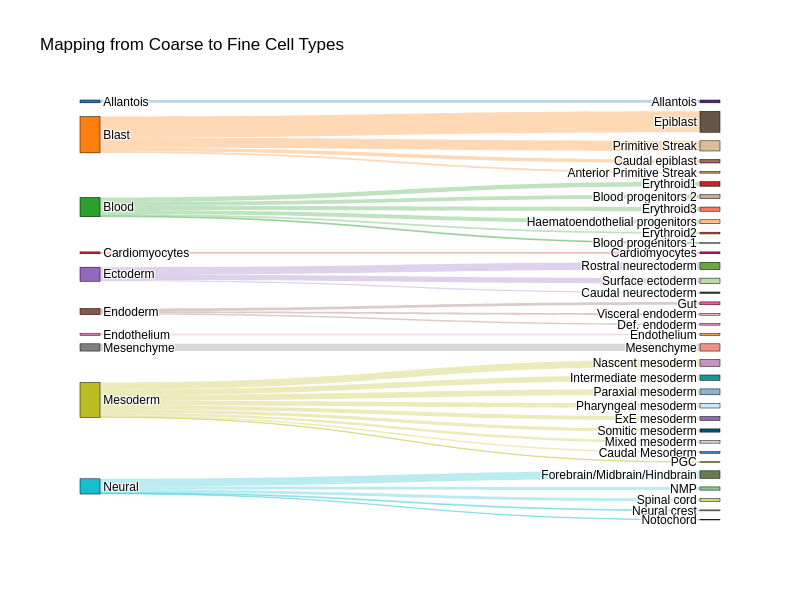

Notebook code for this chart:
### Markdown cell above
桑基图

### Code cell
import plotly.graph_objects as go
from matplotlib.colors import to_hex, to_rgba


def plot_sankey(adata, source_col, target_col, title="Sankey Diagram"):
    """
    绘制桑基图，支持 Scanpy 颜色配置
    """
    # 提取数据
    df = adata.obs[[source_col, target_col]].copy()

    # 获取颜色映射辅助函数
    def get_color_map(col):
        # 尝试从 adata.uns 中获取 Scanpy 风格的颜色
        # Scanpy 通常存储在 "key_colors" 中
        uns_key = f"{col}_colors"
        if uns_key in adata.uns and hasattr(adata.obs[col], "cat"):
            categories = adata.obs[col].cat.categories
            colors = adata.uns[uns_key]
            # 确保长度一致
            if len(categories) == len(colors):
                return dict(zip(categories, colors))
        return {}

    source_color_map = get_color_map(source_col)
    target_color_map = get_color_map(target_col)

    # 统计源和目标的流向数量
    # 这里的关键是：分别处理 Source 和 Target 的节点，即使名字一样也视为不同节点（分层）
    sankey_df = df.groupby([source_col, target_col]).size().reset_index(name="count")
    sankey_df = sankey_df[sankey_df["count"] > 0]

    # 获取唯一的 Source 和 Target 标签列表（保持出现顺序或字母顺序，这里用 unique 保持顺序）
    source_labels_unique = list(sankey_df[source_col].unique())
    target_labels_unique = list(sankey_df[target_col].unique())

    # 构建所有节点列表：先 Source 后 Target
    all_labels = source_labels_unique + target_labels_unique

    # 为节点分配颜色
    node_colors = []
    for label in source_labels_unique:
        node_colors.append(source_color_map.get(label, "grey"))
    for label in target_labels_unique:
        node_colors.append(target_color_map.get(label, "grey"))

    # 构建索引映射
    # Source 节点索引范围: 0 ~ len(source)-1
    source_map = {label: i for i, label in enumerate(source_labels_unique)}
    # Target 节点索引范围: len(source) ~ len(source)+len(target)-1
    target_start_idx = len(source_labels_unique)
    target_map = {label: i + target_start_idx for i, label in enumerate(target_labels_unique)}

    # 映射 Source 和 Target 到对应的索引
    source_indices = sankey_df[source_col].map(source_map)
    target_indices = sankey_df[target_col].map(target_map)

    # 设置 Link 颜色
    # 通常让 Link 颜色跟随 Source 颜色，但增加透明度
    def hex_to_rgba_str(color, alpha=0.3):
        try:
            r, g, b, a = to_rgba(color)  # matplotlib handles hex, names etc
            return f"rgba({r*255:.0f}, {g*255:.0f}, {b*255:.0f}, {alpha})"
        except:
            return "rgba(128, 128, 128, 0.3)"

    link_colors = [hex_to_rgba_str(node_colors[src_idx]) for src_idx in source_indices]

    # 创建桑基图
    fig = go.Figure(data=[go.Sankey(
        node=dict(
            pad=15,
            thickness=20,
            line=dict(color="black", width=0.5),
            label=all_labels,  # 显示的标签是原始名称
            color=node_colors  # 节点颜色
        ),
        link=dict(
            source=source_indices,
            target=target_indices,
            value=sankey_df["count"],
            color=link_colors  # 连接颜色
        )
    )])

    fig.update_layout(
        title_text=title,
        font=dict(family="Arial", size=12, color="black"),
        width=800,
        height=600
    )
    fig.write_image(f"{img_dir}/cluster_coarse2fine.pdf")
    fig.write_image(f"{img_dir}/cluster_coarse2fine.svg")
    fig.show()


# 绘制桑基图
# 这里的 source_col 和 target_col 分别对应想要放在左边和右边的列
plot_sankey(fadata, source_col=coarse_key, target_col=fine_key, title="Mapping from Coarse to Fine Cell Types")

### Figure 1 — Plotly figure (JSON) as saved in the notebook; plotly's stock layout.template omitted (floating-point values rounded to 4 significant figures)
{"data": [{"link": {"color": ["rgba(31, 119, 180, 0.3)", "rgba(255, 127, 14, 0.3)", "rgba(255, 127, 14, 0.3)", "rgba(255, 127, 14, 0.3)", "rgba(255, 127, 14, 0.3)", "rgba(44, 160, 44, 0.3)", "rgba(44, 160, 44, 0.3)", "rgba(44, 160, 44, 0.3)", "rgba(44, 160, 44, 0.3)", "rgba(44, 160, 44, 0.3)", "rgba(44, 160, 44, 0.3)", "rgba(214, 39, 40, 0.3)", "rgba(148, 103, 189, 0.3)", "rgba(148, 103, 189, 0.3)", "rgba(148, 103, 189, 0.3)", "rgba(140, 86, 75, 0.3)", "rgba(140, 86, 75, 0.3)", "rgba(140, 86, 75, 0.3)", "rgba(227, 119, 194, 0.3)", "rgba(127, 127, 127, 0.3)", "rgba(188, 189, 34, 0.3)", "rgba(188, 189, 34, 0.3)", "rgba(188, 189, 34, 0.3)", "rgba(188, 189, 34, 0.3)", "rgba(188, 189, 34, 0.3)", "rgba(188, 189, 34, 0.3)", "rgba(188, 189, 34, 0.3)", "rgba(188, 189, 34, 0.3)", "rgba(188, 189, 34, 0.3)", "rgba(23, 190, 207, 0.3)", "rgba(23, 190, 207, 0.3)", "rgba(23, 190, 207, 0.3)", "rgba(23, 190, 207, 0.3)", "rgba(23, 190, 207, 0.3)"], "source": [0, 1, 1, 1, 1, 2, 2, 2, 2, 2, 2, 3, 4, 4, 4, 5, 5, 5, 6, 7, 8, 8, 8, 8, 8, 8, 8, 8, 8, 9, 9, 9, 9, 9], "target": [10, 11, 12, 13, 14, 15, 16, 17, 18, 19, 20, 21, 22, 23, 24, 25, 26, 27, 28, 29, 30, 31, 32, 33, 34, 35, 36, 37, 38, 39, 40, 41, 42, 43], "value": [1812, 1062, 2252, 13377, 6495, 623, 2460, 2929, 1106, 2697, 2517, 1206, 908, 4704, 3432, 932, 1859, 1213, 1084, 4630, 1063, 2494, 3472, 1606, 4420, 356, 3757, 3008, 2069, 4854, 2041, 622, 411, 1796]}, "node": {"color": ["#1f77b4", "#ff7f0e", "#2ca02c", "#d62728", "#9467bd", "#8c564b", "#e377c2", "#7f7f7f", "#bcbd22", "#17becf", "#532C8A", "#c19f70", "#9e6762", "#635547", "#DABE99", "#f9decf", "#c9a997", "#C72228", "#EF4E22", "#f77b59", "#FBBE92", "#B51D8D", "#354E23", "#65A83E", "#BBDCA8", "#F397C0", "#EF5A9D", "#F6BFCB", "#eda450", "#ed8f84", "#3F84AA", "#8870ad", "#139992", "#DFCDE4", "#C594BF", "#FACB12", "#8DB5CE", "#C9EBFB", "#005579", "#647a4f", "#8EC792", "#C3C388", "#0F4A9C", "#CDE088"], "label": ["Allantois", "Blast", "Blood", "Cardiomyocytes", "Ectoderm", "Endoderm", "Endothelium", "Mesenchyme", "Mesoderm", "Neural", "Allantois", "Anterior Primitive Streak", "Caudal epiblast", "Epiblast", "Primitive Streak", "Blood progenitors 1", "Blood progenitors 2", "Erythroid1", "Erythroid2", "Erythroid3", "Haematoendothelial progenitors", "Cardiomyocytes", "Caudal neurectoderm", "Rostral neurectoderm", "Surface ectoderm", "Def. endoderm", "Gut", "Visceral endoderm", "Endothelium", "Mesenchyme", "Caudal Mesoderm", "ExE mesoderm", "Intermediate mesoderm", "Mixed mesoderm", "Nascent mesoderm", "PGC", "Paraxial mesoderm", "Pharyngeal mesoderm", "Somitic mesoderm", "Forebrain/Midbrain/Hindbrain", "NMP", "Neural crest", "Notochord", "Spinal cord"], "line": {"color": "black", "width": 0.5}, "pad": 15, "thickness": 20}, "type": "sankey"}], "layout": {"font": {"color": "black", "family": "Arial", "size": 12}, "height": 600, "title": {"text": "Mapping from Coarse to Fine Cell Types"}, "width": 800}}
